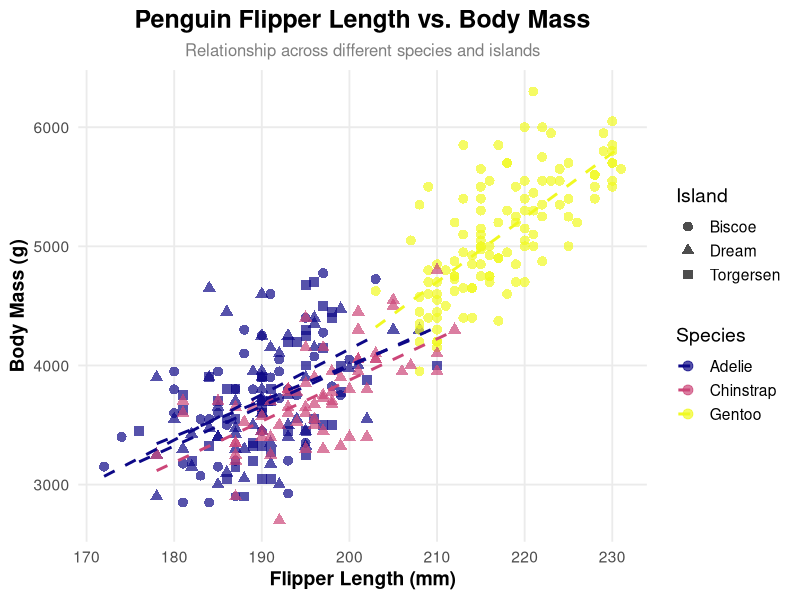

Reproduce this figure in R.
## ---- chunk 1
suppressPackageStartupMessages(library(tidyverse))
suppressPackageStartupMessages(library(palmerpenguins))
## ---- chunk 2
penguins |>
  drop_na() |>
  ggplot(aes(
    x = flipper_length_mm,
    y = body_mass_g,
    color = species,
    shape = island
  )) +
  geom_point(alpha = 0.7, size = 3) + # Add points with some transparency and size
  geom_smooth(
    method = "lm",
    se = FALSE,
    aes(color = species),
    linetype = "dashed"
  ) + # Add linear regression line without confidence interval, colored by species
  scale_color_viridis_d(option = "plasma") + # Use a color-blind friendly viridis palette
  labs(
    title = "Penguin Flipper Length vs. Body Mass",
    subtitle = "Relationship across different species and islands",
    x = "Flipper Length (mm)",
    y = "Body Mass (g)",
    color = "Species",
    shape = "Island"
  ) +
  theme_minimal(base_size = 14) + # Use a clean, minimal theme with a larger base font size
  theme(
    plot.title = element_text(hjust = 0.5, face = "bold", size = 18), # Center and bold title
    plot.subtitle = element_text(hjust = 0.5, size = 12, color = "gray50"), # Center and lighten subtitle
    axis.title = element_text(face = "bold"), # Bold axis titles
    legend.position = "right", # Position legend on the right
    panel.grid.minor = element_blank(), # Remove minor grid lines
    panel.background = element_rect(fill = "white", colour = NA), # Set white background
    plot.background = element_rect(fill = "white", colour = NA) # Set white plot background
  )
